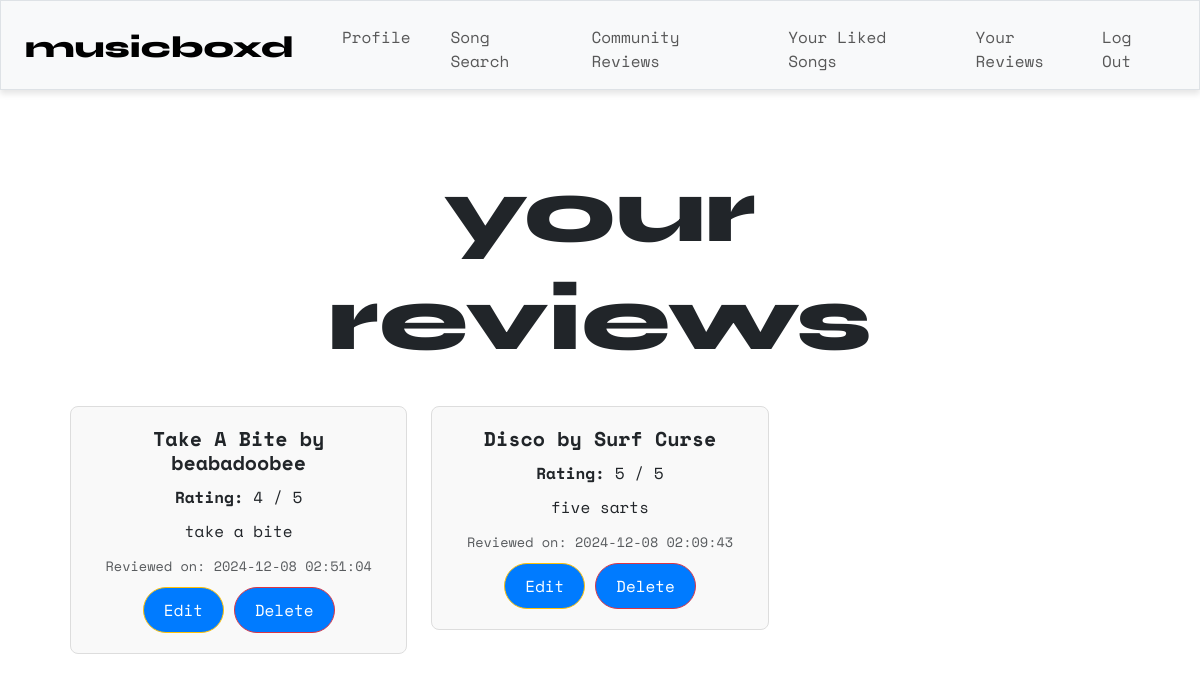
The app's page /all_reviews (signed in), older data.
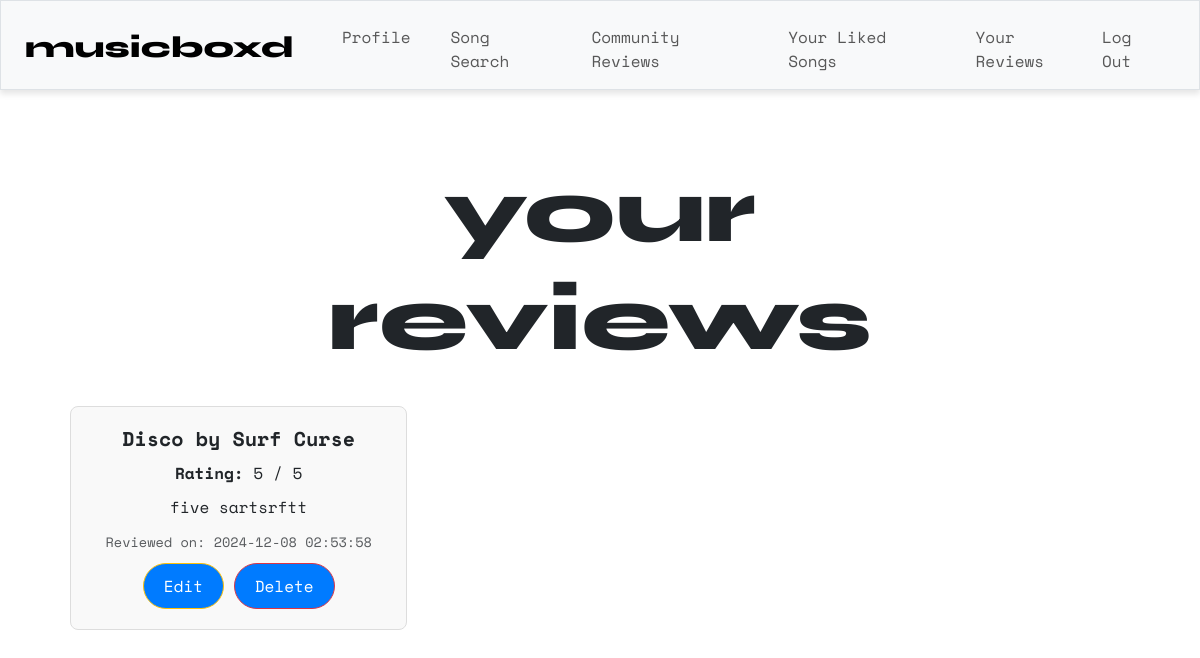
The same page, newer data.
### tables this page shows
CREATE TABLE reviews ( id INTEGER PRIMARY KEY, review TEXT NOT NULL, rating INTEGER NOT NULL, user_id INTEGER NOT NULL, song_id TEXT NOT NULL, timestamp DATETIME DEFAULT CURRENT_TIMESTAMP, FOREIGN KEY (user_id) REFERENCES users (id), FOREIGN KEY (song_id) REFERENCES songs (id) );

CREATE TABLE songs ( id TEXT PRIMARY KEY, title TEXT NOT NULL, artist TEXT NOT NULL);

### app.py (the view)
@app.route("/all_reviews")
@login_required
def all_reviews():
    reviews = db.execute(
        """
        SELECT reviews.id, reviews.rating, reviews.timestamp, reviews.review,
            songs.title AS song_title, songs.artist AS song_artist
        FROM reviews
        JOIN songs ON reviews.song_id = songs.id
        WHERE reviews.user_id = ?
        ORDER BY reviews.timestamp DESC
        """,
        (session["user_id"],)
    )
    return render_template("all_reviews.html", reviews=reviews)

### helpers.py (called while the page is built)
def login_required(f):
    @wraps(f)
    def decorated_function(*args, **kwargs):
        if session.get("user_id") is None:
            return redirect("/login")
        return f(*args, **kwargs)
    return decorated_function

### templates/all_reviews.html
{% extends "layout.html" %}
{% block main %}
<div class="container">
    <h1 class="syne">your<br>reviews</h1>
    <br>
    {% if reviews %}
        <div class="row row-cols-1 row-cols-md-3 g-4">
            {% for review in reviews %}
                <div class="col">
                    <div class="card">
                        <div class="card-body">
                            <h5 class="card-title">{{ review.song_title }} by {{ review.song_artist }}</h5>
                            <p class="card-text"><strong>Rating:</strong> {{ review.rating }} / 5</p>
                            <p class="card-text">{{ review.review }}</p>
                            <p class="card-text"><small class="text-muted">Reviewed on: {{ review.timestamp }}</small></p>
                            <form action="{{ url_for('edit_review', review_id=review.id) }}" method="GET" style="display:inline;">
                                <button class="btn btn-warning btn-sm" type="submit">Edit</button>
                            </form>
                            <form action="{{ url_for('delete_review', review_id=review.id) }}" method="POST" style="display:inline;">
                                <button class="btn btn-danger btn-sm" type="submit">Delete</button>
                            </form>
                        </div>
                    </div>
                </div>
            {% endfor %}
        </div>
    {% else %}
        <p class="text-muted">You haven't written any reviews yet.</p>
    {% endif %}
</div>
{% endblock %}

Row changes from the older to the newer data that the page shows:
removed reviews: song_title "Take A Bite", song_artist "beabadoobee", rating "4", review "take a bite", timestamp "2024-12-08 02:51:04"
changed reviews "Disco": review "five sarts" → "five sartsrftt"; timestamp "2024-12-08 02:09:43" → "2024-12-08 02:53:58"
